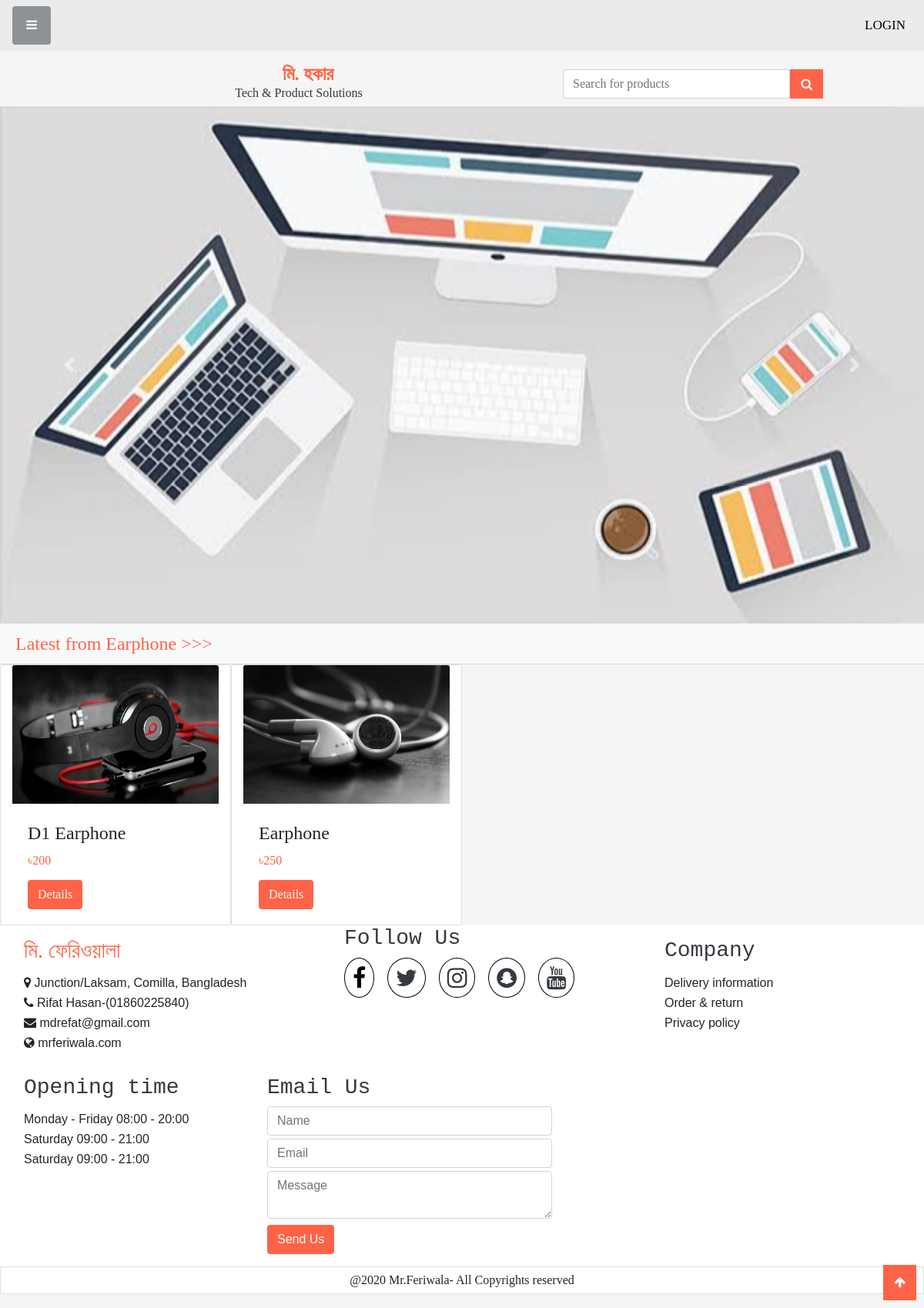
Screenshot of /productbycat.php?id=2 with the database file from the repository.
### tables this page shows
CREATE TABLE IF NOT EXISTS `tbl_category` (
  `catId` int(11) NOT NULL AUTO_INCREMENT,
  `catName` varchar(255) NOT NULL,
  PRIMARY KEY (`catId`)
);

CREATE TABLE IF NOT EXISTS `tbl_product` (
  `productId` int(11) NOT NULL AUTO_INCREMENT,
  `productName` varchar(255) NOT NULL,
  `catId` int(11) NOT NULL,
  `brandId` int(11) NOT NULL,
  `body` text NOT NULL,
  `price` float NOT NULL,
  `delPrice` float NOT NULL DEFAULT '0',
  `image` varchar(255) NOT NULL,
  `type` tinyint(4) NOT NULL,
  PRIMARY KEY (`productId`)
);

### classes/Category.php (called while the page is built, shortened)
<?php
$filep = realpath(dirname(__FILE__));
include_once $filep."/../lib/Database.php";
class Category{
	private $db;
	public function __construct(){
		$this->db = new Database();
	}
	public function getACat($id){
		$query = "SELECT * FROM tbl_category WHERE catId='$id'";
		$result = $this->db->select($query);
		return $result;
	}
}
?>

### lib/Database.php (called while the page is built, shortened)
<?php
class Database{
public $host = DB_HOST;
public $dbname = DB_NAME;
public $user = DB_USER;
public $pass = DB_PASS;
public $link;
public function connectDB(){
	$this->link = new mysqli($this->host, $this->user,$this->pass, $this->dbname );
}
public function select($query){
	$result = $this->link->query($query) or die ($this->link->error.__LINE__);
	if($result->num_rows > 0){
		return $result;
	}else{
		return false;
	}
}
}
?>

### classes/Product.php (called while the page is built, shortened)
<?php
$filep = realpath(dirname(__FILE__));
include_once $filep."/../lib/Database.php";
class Product{
	private $db;
	public function __construct(){
		$this->db = new Database();
	}
	public function getAllProByCat($id){
		$id = mysqli_real_escape_string($this->db->link,$id);
		$query = "SELECT * FROM tbl_product WHERE catId ='$id'";
		$result = $this->db->select($query);
		return $result;
	}
}
?>

### productbycat.php (the view, shortened to what this page needs)
<?php include"inc/header.php";?>
<?php include"inc/slide.php";?>
<?php
	if(isset($_GET['id'])){
		$id = $_GET['id'];
	}
?>
    		<div class="card-header bg-light">
    		<?php
    	$getct = $cat->getACat($id);
    	if($getct){
    	while($result = $getct->fetch_assoc()){
    	?>
    		<h3 class="card-text h4" style="color:tomato;">Latest from <?php echo $name = $result['catName'];?> >>> </h3>
    	<?php
    	}}
    	?>
    		</div>
	  <div class="row">
	      <?php
	      	$getPd = $pd->getAllProByCat($id);
	      	if($getPd){
	      		while($result = $getPd->fetch_assoc()){
	     ?>
				<div class="col-6 col-md-3 card">
					 <a href="details.php?proId=<?php echo $result['productId'];?>"><img class="card-img-top" style="height:180px; width:300px;" src="admin/<?php echo $result['image'];?>" alt="" /></a>
				 <div class="card-body">
					 <h2 class="card-title h4"><?php echo  $result['productName'];?></h2>
					 <p><span class="price" style="color:tomato">৳<?php echo $result['price'];?></span></p>
				     	<div class="btn text-light mt-3" style="background-color:tomato;"><span><a href="details.php?proId=<?php echo $result['productId'];?>" class="details text-light">Details</a></span></div>
				   </div>
				     	</div>
				<?php
				}}else{echo'Sorry there is no category';}
				?>
	</div>
   <?php include"inc/footer.php";?>

### css/style.css (style rules this page uses)
html,body,div,span,applet,object,iframe,h1,h2,h3,h4,h5,h6,p,blockquote,pre,a,abbr,acronym,address,big,cite,code,del,dfn,em,img,ins,kbd,q,s,samp,small,strike,strong,sub,sup,tt,var,b,u,i,dl,dt,dd,ol,nav ul,nav li,fieldset,form,label,legend,table,caption,tbody,tfoot,thead,tr,th,td,article,aside,canvas,details,embed,figure,figcaption,footer,header,hgroup,menu,nav,output,ruby,section,summary,time,mark,audio,video { margin:0;padding:0;border:0;font-size:100%;font:inherit;vertical-align:baseline; }
a { text-decoration:none; }
img { max-width:100%; }
body { font-family:sans-serif; //background:url(../images/body_bg3.jpg); }

### inc/header.php (style rules this page uses)
div,body { margin: 0 !important; }

### rows the page displays
tbl_category: catName "Earphone"
tbl_product: image (picture), productName "D1 Earphone", price "200"
tbl_product: image (picture), productName "Earphone", price "250"
